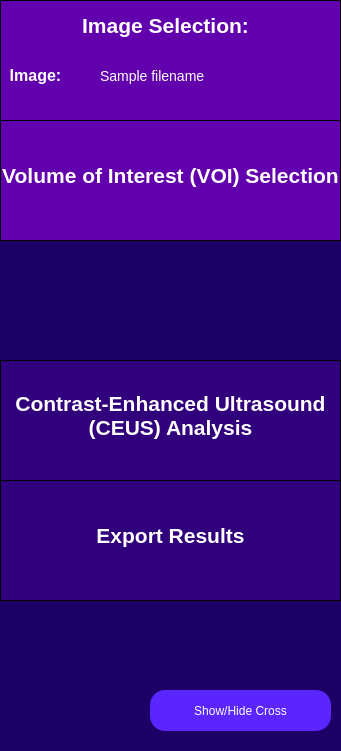
  <widget class="QWidget" name="sidebar" native="true">
   <property name="geometry">
    <rect>
     <x>0</x>
     <y>0</y>
     <width>341</width>
     <height>751</height>
    </rect>
   </property>
   <property name="toolTip">
    <string>&lt;html&gt;&lt;head/&gt;&lt;body&gt;&lt;p&gt;&lt;br/&gt;&lt;/p&gt;&lt;/body&gt;&lt;/html&gt;</string>
   </property>
   <property name="styleSheet">
    <string notr="true">QWidget {
	background-color: rgb(28, 0, 101);
}</string>
   </property>
   <widget class="QFrame" name="imageSelectionSidebar">
    <property name="geometry">
     <rect>
      <x>0</x>
      <y>0</y>
      <width>341</width>
      <height>121</height>
     </rect>
    </property>
    <property name="styleSheet">
     <string notr="true">QFrame {
	background-color: rgb(99, 0, 174);
	border: 1px solid black;
}</string>
    </property>
    <property name="frameShape">
     <enum>QFrame::StyledPanel</enum>
    </property>
    <property name="frameShadow">
     <enum>QFrame::Raised</enum>
    </property>
    <widget class="QLabel" name="imageSelectionLabelSidebar">
     <property name="geometry">
      <rect>
       <x>70</x>
       <y>0</y>
       <width>191</width>
       <height>51</height>
      </rect>
     </property>
     <property name="styleSheet">
      <string notr="true">QLabel {
	font-size: 21px;
	color: rgb(255, 255, 255);
	background-color: rgba(255, 255, 255, 0);
	border: 0px;
	font-weight: bold;
}</string>
     </property>
     <property name="text">
      <string>Image Selection:</string>
     </property>
     <property name="alignment">
      <set>Qt::AlignCenter</set>
     </property>
    </widget>
    <widget class="QLabel" name="imageLabel">
     <property name="geometry">
      <rect>
       <x>-60</x>
       <y>50</y>
       <width>191</width>
       <height>51</height>
      </rect>
     </property>
     <property name="styleSheet">
      <string notr="true">QLabel {
	font-size: 16px;
	color: rgb(255, 255, 255);
	background-color: rgba(255, 255, 255, 0);
	border: 0px;
	font-weight: bold;
}</string>
     </property>
     <property name="text">
      <string>Image:</string>
     </property>
     <property name="alignment">
      <set>Qt::AlignCenter</set>
     </property>
    </widget>
    <widget class="QLabel" name="imagePathInput">
     <property name="geometry">
      <rect>
       <x>100</x>
       <y>50</y>
       <width>241</width>
       <height>51</height>
      </rect>
     </property>
     <property name="styleSheet">
      <string notr="true">QLabel {
	font-size: 14px;
	color: rgb(255, 255, 255);
	background-color: rgba(255, 255, 255, 0);
	border: 0px;
}</string>
     </property>
     <property name="text">
      <string>Sample filename </string>
     </property>
     <property name="alignment">
      <set>Qt::AlignLeading|Qt::AlignLeft|Qt::AlignVCenter</set>
     </property>
    </widget>
   </widget>
   <widget class="QFrame" name="roiSidebar">
    <property name="geometry">
     <rect>
      <x>0</x>
      <y>120</y>
      <width>341</width>
      <height>121</height>
     </rect>
    </property>
    <property name="styleSheet">
     <string notr="true">QFrame {
	background-color: rgb(99, 0, 174);
	border: 1px solid black;
}</string>
    </property>
    <property name="frameShape">
     <enum>QFrame::StyledPanel</enum>
    </property>
    <property name="frameShadow">
     <enum>QFrame::Raised</enum>
    </property>
    <widget class="QLabel" name="roiSidebarLabel">
     <property name="geometry">
      <rect>
       <x>0</x>
       <y>30</y>
       <width>341</width>
       <height>51</height>
      </rect>
     </property>
     <property name="styleSheet">
      <string notr="true">QLabel {
	font-size: 21px;
	color: rgb(255, 255, 255);
	background-color: rgba(255, 255, 255, 0);
	border: 0px;
	font-weight: bold;
}</string>
     </property>
     <property name="text">
      <string>Volume of Interest (VOI) Selection</string>
     </property>
     <property name="alignment">
      <set>Qt::AlignCenter</set>
     </property>
    </widget>
   </widget>
   <widget class="QFrame" name="rfAnalysisSidebar">
    <property name="geometry">
     <rect>
      <x>0</x>
      <y>480</y>
      <width>341</width>
      <height>121</height>
     </rect>
    </property>
    <property name="styleSheet">
     <string notr="true">QFrame {
	background-color:  rgb(49, 0, 124);
	border: 1px solid black;
}</string>
    </property>
    <property name="frameShape">
     <enum>QFrame::StyledPanel</enum>
    </property>
    <property name="frameShadow">
     <enum>QFrame::Raised</enum>
    </property>
    <widget class="QLabel" name="rfAnalysisLabel">
     <property name="geometry">
      <rect>
       <x>0</x>
       <y>30</y>
       <width>341</width>
       <height>51</height>
      </rect>
     </property>
     <property name="styleSheet">
      <string notr="true">QLabel {
	font-size: 21px;
	color: rgb(255, 255, 255);
	background-color: rgba(255, 255, 255, 0);
	border: 0px;
	font-weight: bold;
}</string>
     </property>
     <property name="text">
      <string>Export Results</string>
     </property>
     <property name="alignment">
      <set>Qt::AlignCenter</set>
     </property>
    </widget>
   </widget>
   <widget class="QFrame" name="ticAnalysisSidebar">
    <property name="geometry">
     <rect>
      <x>0</x>
      <y>360</y>
      <width>341</width>
      <height>121</height>
     </rect>
    </property>
    <property name="styleSheet">
     <string notr="true">QFrame {
	background-color:  rgb(49, 0, 124);
	border: 1px solid black;
}</string>
    </property>
    <property name="frameShape">
     <enum>QFrame::StyledPanel</enum>
    </property>
    <property name="frameShadow">
     <enum>QFrame::Raised</enum>
    </property>
    <widget class="QLabel" name="ticAnalysisLabel">
     <property name="geometry">
      <rect>
       <x>0</x>
       <y>30</y>
       <width>341</width>
       <height>51</height>
      </rect>
     </property>
     <property name="styleSheet">
      <string notr="true">QLabel {
	font-size: 21px;
	color: rgb(255, 255, 255);
	background-color: rgba(255, 255, 255, 0);
	border: 0px;
	font-weight: bold;
}</string>
     </property>
     <property name="text">
      <string>Contrast-Enhanced Ultrasound
(CEUS) Analysis</string>
     </property>
     <property name="alignment">
      <set>Qt::AlignCenter</set>
     </property>
    </widget>
   </widget>
   <widget class="QPushButton" name="showHideCrossButton">
    <property name="geometry">
     <rect>
      <x>150</x>
      <y>690</y>
      <width>181</width>
      <height>41</height>
     </rect>
    </property>
    <property name="styleSheet">
     <string notr="true">QPushButton {
	color: white;
	font-size: 12px;
	background: rgb(90, 37, 255);
	border-radius: 15px;
}
QPushButton:checked {
	color:white; 
	font-size: 12px;
	background: rgb(45, 0, 110);
	border-radius: 15px;
}</string>
    </property>
    <property name="text">
     <string>Show/Hide Cross</string>
    </property>
   </widget>
  </widget>
